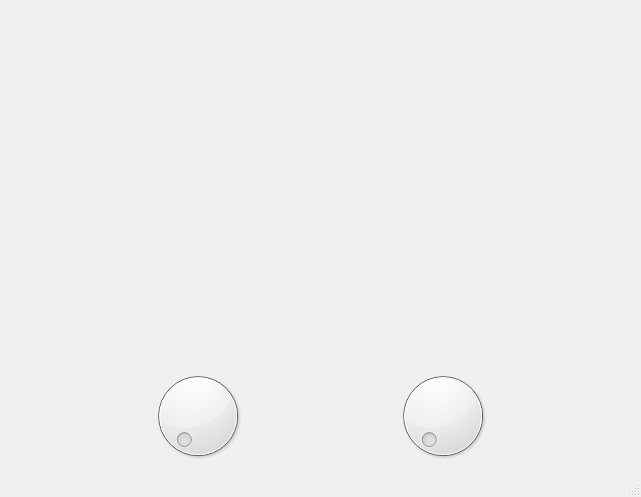
<?xml version="1.0" encoding="UTF-8"?>
<ui version="4.0">
 <class>MainWindow</class>
 <widget class="QMainWindow" name="MainWindow">
  <property name="geometry">
   <rect>
    <x>0</x>
    <y>0</y>
    <width>641</width>
    <height>497</height>
   </rect>
  </property>
  <property name="windowTitle">
   <string>MainWindow</string>
  </property>
  <widget class="QWidget" name="centralWidget">
   <property name="sizePolicy">
    <sizepolicy hsizetype="MinimumExpanding" vsizetype="MinimumExpanding">
     <horstretch>0</horstretch>
     <verstretch>0</verstretch>
    </sizepolicy>
   </property>
   <layout class="QVBoxLayout" name="verticalLayout_2">
    <item>
     <layout class="QVBoxLayout" name="verticalLayout">
      <item>
       <widget class="PlotWidget" name="QPlotWidget" native="true">
        <property name="sizePolicy">
         <sizepolicy hsizetype="MinimumExpanding" vsizetype="MinimumExpanding">
          <horstretch>0</horstretch>
          <verstretch>0</verstretch>
         </sizepolicy>
        </property>
       </widget>
      </item>
      <item>
       <layout class="QHBoxLayout" name="horizontalLayout">
        <item>
         <widget class="QDial" name="dial_2">
          <property name="sizePolicy">
           <sizepolicy hsizetype="Fixed" vsizetype="Fixed">
            <horstretch>0</horstretch>
            <verstretch>0</verstretch>
           </sizepolicy>
          </property>
         </widget>
        </item>
        <item>
         <widget class="QDial" name="dial">
          <property name="sizePolicy">
           <sizepolicy hsizetype="Fixed" vsizetype="Fixed">
            <horstretch>0</horstretch>
            <verstretch>0</verstretch>
           </sizepolicy>
          </property>
         </widget>
        </item>
       </layout>
      </item>
     </layout>
    </item>
   </layout>
  </widget>
  <widget class="QMenuBar" name="menubar">
   <property name="geometry">
    <rect>
     <x>0</x>
     <y>0</y>
     <width>641</width>
     <height>30</height>
    </rect>
   </property>
  </widget>
  <widget class="QStatusBar" name="statusbar"/>
 </widget>
 <customwidgets>
  <customwidget>
   <class>PlotWidget</class>
   <extends>QWidget</extends>
   <header>pyqtgraph</header>
   <container>1</container>
  </customwidget>
 </customwidgets>
 <resources/>
 <connections/>
</ui>
